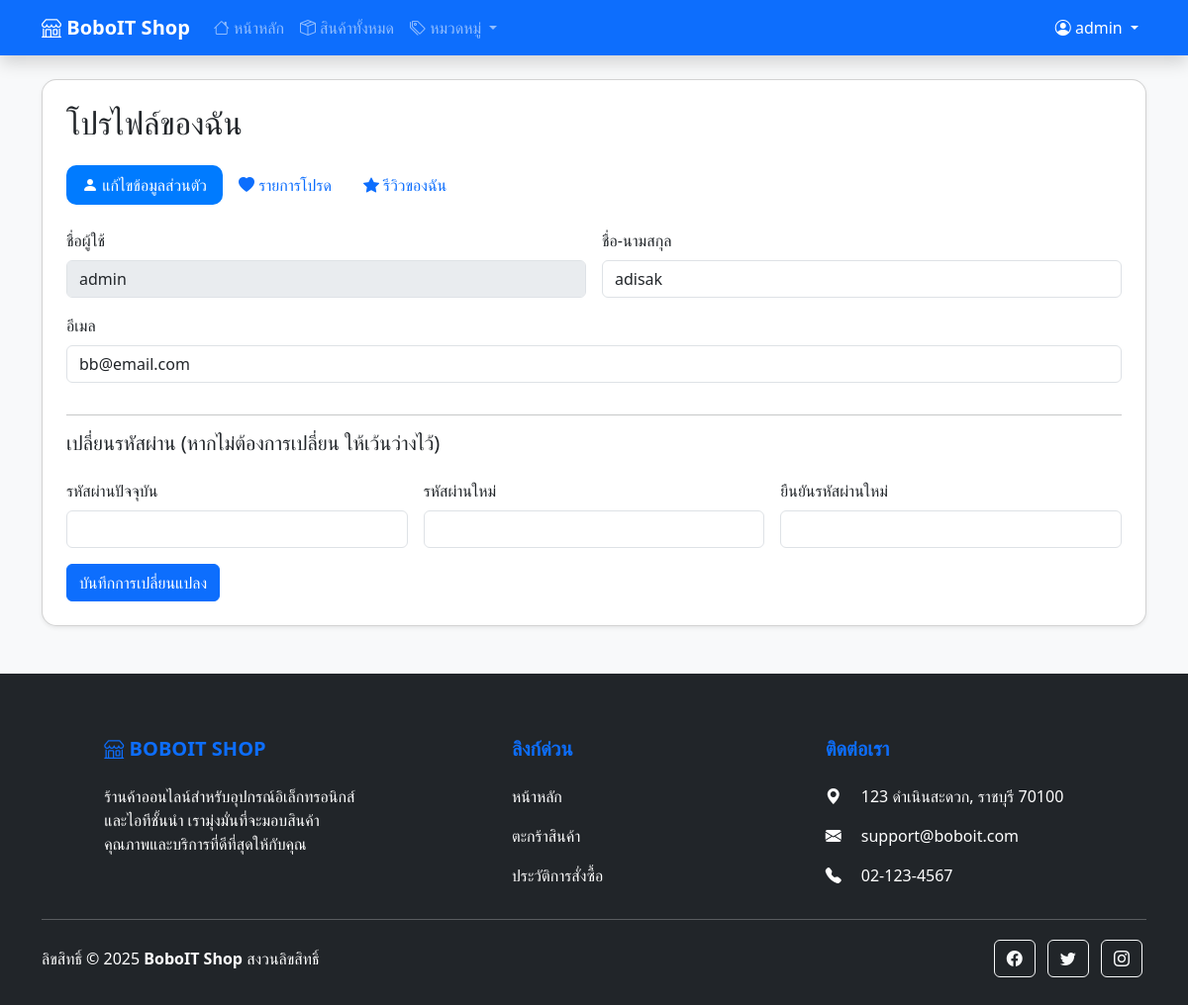
Screenshot of /profile.php (signed in) with the database file from the repository.
### tables this page shows
CREATE TABLE `users` (
  `user_id` int(11) NOT NULL,
  `username` varchar(50) NOT NULL,
  `password` varchar(255) NOT NULL,
  `email` varchar(100) NOT NULL,
  `full_name` varchar(100) DEFAULT NULL,
  `role` enum('admin','member') DEFAULT 'member',
  `created_at` timestamp NOT NULL DEFAULT current_timestamp()
);

### profile.php (the view, shortened to what this page needs)
<?php
require 'config.php';
$user_id = $_SESSION['user_id'];
$stmt = $conn->prepare("SELECT * FROM users WHERE user_id = ?");
$stmt->execute([$user_id]);
$user = $stmt->fetch(PDO::FETCH_ASSOC);
?>
<!DOCTYPE html>
<html lang="th">
<head>
    <link href="https://cdn.jsdelivr.net/npm/bootstrap@5.3.7/dist/css/bootstrap.min.css" rel="stylesheet">
    <link href="https://cdn.jsdelivr.net/npm/bootstrap-icons@1.10.0/font/bootstrap-icons.css" rel="stylesheet">
</head>
<body>
    <?php require_once 'navbar.php'; ?>
    <div class="container mt-4">
        <div class="card profile-card shadow-sm">
            <div class="card-body p-4">
                <h2 class="mb-4">โปรไฟล์ของฉัน</h2>
                <ul class="nav nav-pills mb-4" id="pills-tab" role="tablist">
                    <li class="nav-item" role="presentation">
                        <button class="nav-link active" id="pills-profile-tab" data-bs-toggle="pill" data-bs-target="#pills-profile" type="button" role="tab" aria-controls="pills-profile" aria-selected="true"><i class="bi bi-person-fill"></i> แก้ไขข้อมูลส่วนตัว</button>
                    </li>
                    <li class="nav-item" role="presentation">
                        <button class="nav-link" id="pills-wishlist-tab" data-bs-toggle="pill" data-bs-target="#pills-wishlist" type="button" role="tab" aria-controls="pills-wishlist" aria-selected="false"><i class="bi bi-heart-fill"></i> รายการโปรด</button>
                    </li>
                    <li class="nav-item" role="presentation">
                        <button class="nav-link" id="pills-reviews-tab" data-bs-toggle="pill" data-bs-target="#pills-reviews" type="button" role="tab" aria-controls="pills-reviews" aria-selected="false"><i class="bi bi-star-fill"></i> รีวิวของฉัน</button>
                    </li>
                </ul>
                <div class="tab-content" id="pills-tabContent">
                    <div class="tab-pane fade show active" id="pills-profile" role="tabpanel" aria-labelledby="pills-profile-tab">
                        <form method="post" class="row g-3">
                            <div class="col-md-6">
                                <label for="username" class="form-label">ชื่อผู้ใช้</label>
                                <input type="text" id="username" class="form-control" value="<?= htmlspecialchars($user['username']) ?>" disabled readonly>
                            </div>
                            <div class="col-md-6">
                                <label for="full_name" class="form-label">ชื่อ-นามสกุล</label>
                                <input type="text" name="full_name" id="full_name" class="form-control" required value="<?= htmlspecialchars($user['full_name']) ?>">
                            </div>
                            <div class="col-12">
                                <label for="email" class="form-label">อีเมล</label>
                                <input type="email" name="email" id="email" class="form-control" required value="<?= htmlspecialchars($user['email']) ?>">
                            </div>
                            <div class="col-12">
                                <hr>
                                <h5>เปลี่ยนรหัสผ่าน (หากไม่ต้องการเปลี่ยน ให้เว้นว่างไว้)</h5>
                            </div>
                            <div class="col-md-4">
                                <label for="current_password" class="form-label">รหัสผ่านปัจจุบัน</label>
                                <input type="password" name="current_password" id="current_password" class="form-control">
                            </div>
                            <div class="col-md-4">
                                <label for="new_password" class="form-label">รหัสผ่านใหม่</label>
                                <input type="password" name="new_password" id="new_password" class="form-control">
                            </div>
                            <div class="col-md-4">
                                <label for="confirm_password" class="form-label">ยืนยันรหัสผ่านใหม่</label>
                                <input type="password" name="confirm_password" id="confirm_password" class="form-control">
                            </div>
                            <div class="col-12">
                                <button type="submit" name="update_profile" class="btn btn-primary">บันทึกการเปลี่ยนแปลง</button>
                            </div>
                        </form>
                    </div>
                </div>
            </div>
        </div>
    </div>
    <?php require_once 'footer.php'; ?>
</body>
</html>

### profile.php (style rules this page uses)
body { background-color: #f8f9fa; }
.profile-card { border-radius: 15px; }
.nav-pills .nav-link { border-radius: 10px; }
.nav-pills .nav-link.active { background-color: #007bff; }

### rows the page displays
users: username "admin", full_name "adisak", email "bb@email.com"

### other values shown
$_SESSION['username'] "admin"
